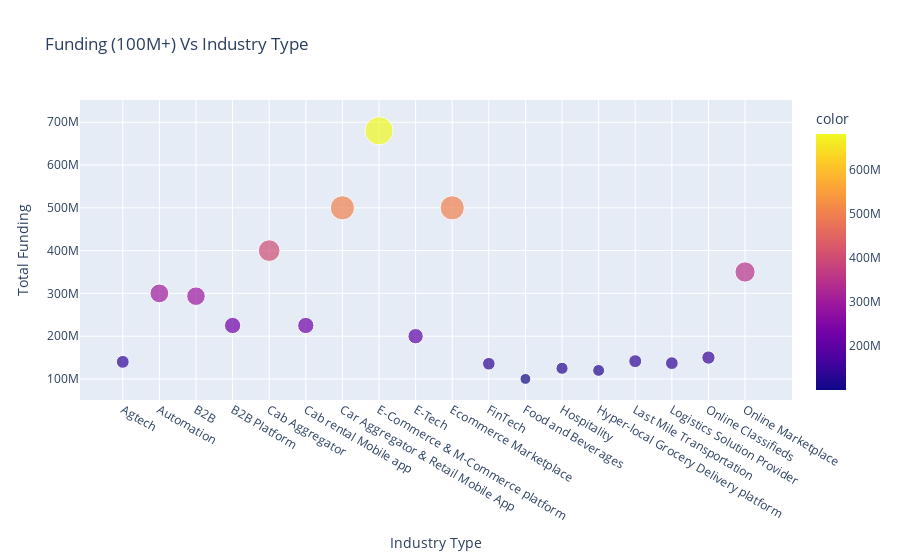

This figure's notebook cell:
### Markdown cell above
>We will prefer Industry Vertical Column because it have only 7% nan value

We will divide funding Mean in different size 
* Above 100M+
* Between 100M to 50M
* Below 50M

### Code cell
industryType = FinalData.groupby(['Industry Vertical'])['Fund'].mean()

AboveM = industryType[industryType>100000000]
fig = px.scatter(x = AboveM.index,y=AboveM,color=AboveM,size=AboveM,title='Funding (100M+) Vs Industry Type',
                labels={
                    'x':'Industry Type',
                    'y':'Total Funding'
                })
fig.show()

### Figure 1 — Plotly figure (JSON) as saved in the notebook; plotly's stock layout.template omitted (floating-point values rounded to 4 significant figures)
{"data": [{"hovertemplate": "Industry Type=%{x}<br>Total Funding=%{y}<br>size=%{marker.size}<br>color=%{marker.color}<extra></extra>", "legendgroup": "", "marker": {"color": [140000000.0, 300000000.0, 293500000.0, 225000000.0, 400000000.0, 225000000.0, 500000000.0, 680000000.0, 200000000.0, 500000000.0, 135600000.0, 100100000.0, 125000000.0, 120000000.0, 141600000.0, 137000000.0, 150000000.0, 350100000.0], "coloraxis": "coloraxis", "size": [140000000.0, 300000000.0, 293500000.0, 225000000.0, 400000000.0, 225000000.0, 500000000.0, 680000000.0, 200000000.0, 500000000.0, 135600000.0, 100100000.0, 125000000.0, 120000000.0, 141600000.0, 137000000.0, 150000000.0, 350100000.0], "sizemode": "area", "sizeref": 1700000.0, "symbol": "circle"}, "mode": "markers", "name": "", "orientation": "v", "showlegend": false, "type": "scatter", "x": ["Agtech", "Automation", "B2B", "B2B Platform", "Cab Aggregator", "Cab rental Mobile app", "Car Aggregator & Retail Mobile App", "E-Commerce & M-Commerce platform", "E-Tech", "Ecommerce Marketplace", "FinTech", "Food and Beverages", "Hospitality", "Hyper-local Grocery Delivery platform", "Last Mile Transportation", "Logistics Solution Provider", "Online Classifieds", "Online Marketplace"], "xaxis": "x", "y": [140000000.0, 300000000.0, 293500000.0, 225000000.0, 400000000.0, 225000000.0, 500000000.0, 680000000.0, 200000000.0, 500000000.0, 135600000.0, 100100000.0, 125000000.0, 120000000.0, 141600000.0, 137000000.0, 150000000.0, 350100000.0], "yaxis": "y"}], "layout": {"coloraxis": {"colorbar": {"title": {"text": "color"}}, "colorscale": [[0.0, "#0d0887"], [0.1111, "#46039f"], [0.2222, "#7201a8"], [0.3333, "#9c179e"], [0.4444, "#bd3786"], [0.5556, "#d8576b"], [0.6667, "#ed7953"], [0.7778, "#fb9f3a"], [0.8889, "#fdca26"], [1.0, "#f0f921"]]}, "legend": {"itemsizing": "constant", "tracegroupgap": 0}, "title": {"text": "Funding (100M+) Vs Industry Type"}, "xaxis": {"anchor": "y", "domain": [0.0, 1.0], "title": {"text": "Industry Type"}}, "yaxis": {"anchor": "x", "domain": [0.0, 1.0], "title": {"text": "Total Funding"}}}}
